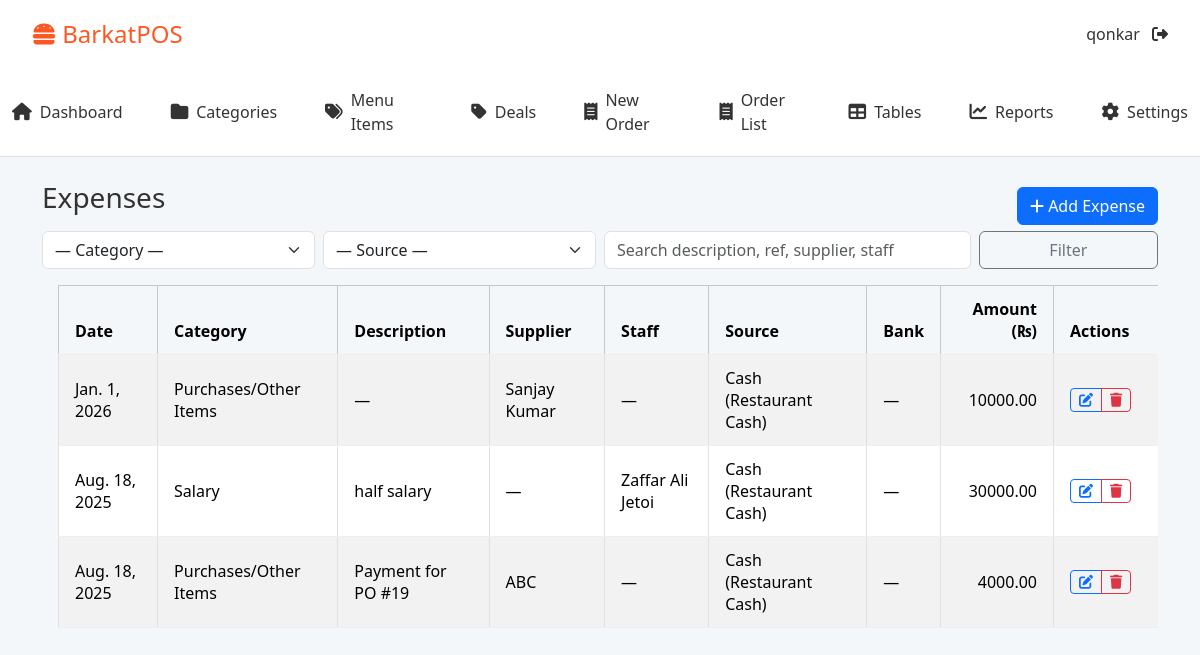
The page /expenses/ (signed in) on the database as committed earlier.
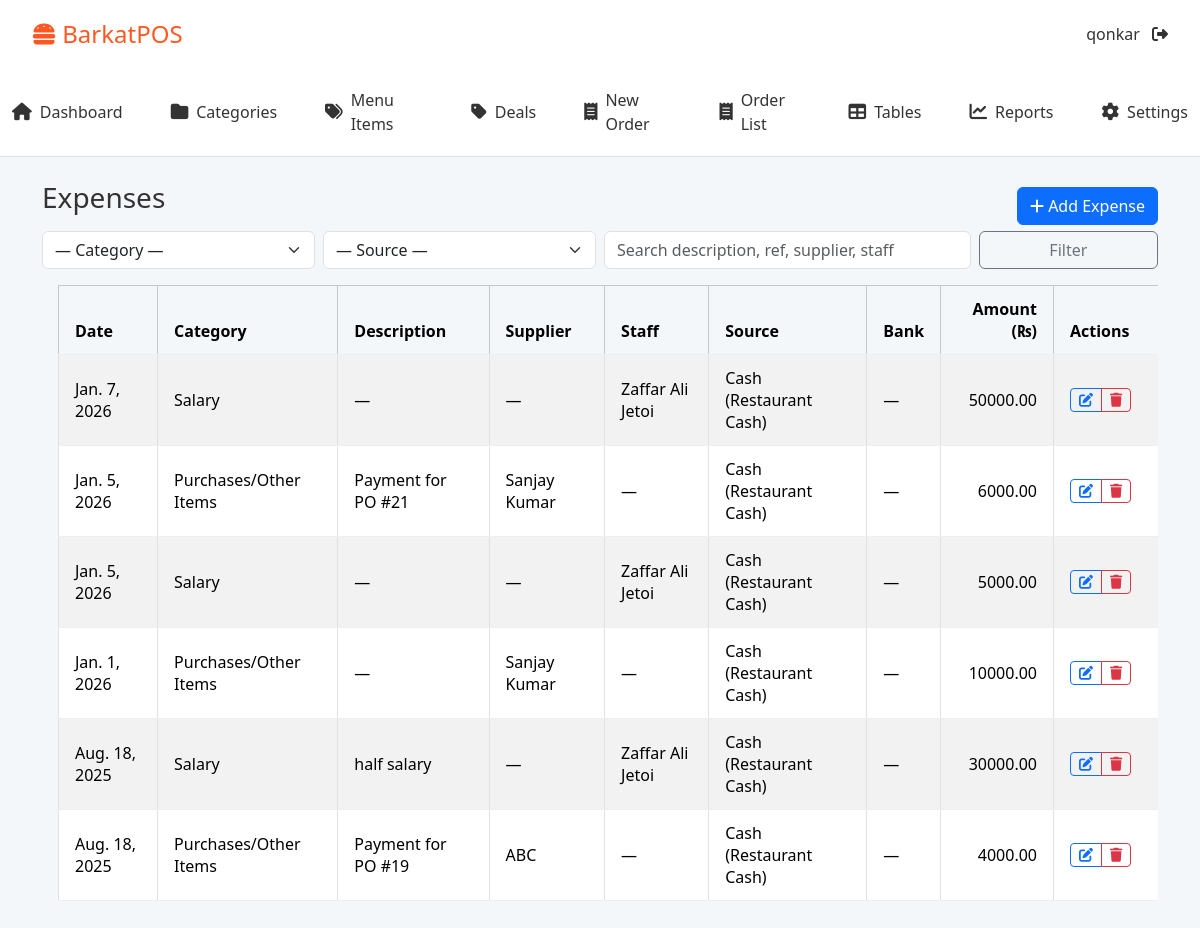
The same page on the database as committed later.
### core/models.py (models this page shows, shortened)
class User(AbstractUser):
    ROLE_CHOICES = [
        ('admin', 'Admin'),
        ('cashier', 'Cashier'),
        ('kitchen', 'Kitchen'),
    ]
    role = models.CharField(max_length=20, choices=ROLE_CHOICES, default='cashier')

class Expense(models.Model):
    PAYMENT_SOURCE = [
        ('cash', 'Cash (Restaurant Cash)'),
        ('bank', 'Bank Account'),
    ]
    date            = models.DateField(default=timezone.now)
    category        = models.CharField(max_length=20, choices=ExpenseCategory.choices)
    amount          = models.DecimalField(max_digits=12, decimal_places=2)
    description     = models.CharField(max_length=255, blank=True)
    reference       = models.CharField(max_length=100, blank=True)  # invoice/bill no (optional)
    attachment      = models.FileField(upload_to='expenses/', null=True, blank=True)
    supplier        = models.ForeignKey('Supplier', on_delete=models.SET_NULL, null=True, blank=True)
    staff           = models.ForeignKey('Staff', on_delete=models.SET_NULL, null=True, blank=True)
    payment_source  = models.CharField(max_length=10, choices=PAYMENT_SOURCE, default='cash')
    bank_account    = models.ForeignKey('BankAccount', on_delete=models.SET_NULL, null=True, blank=True)
    created_by      = models.ForeignKey(settings.AUTH_USER_MODEL, on_delete=models.PROTECT)
    created_at      = models.DateTimeField(auto_now_add=True, blank=True, null=True)
    updated_at      = models.DateTimeField(auto_now=True)
    cashflow        = models.OneToOneField('CashFlow', on_delete=models.SET_NULL, null=True, blank=True, related_name='linked_expense')
    purchase_order = models.ForeignKey('PurchaseOrder', on_delete=models.SET_NULL, null=True, blank=True, related_name='expenses')

class Supplier(models.Model):
    name = models.CharField(max_length=200, unique=True)
    contact_number = models.CharField(max_length=20, blank=True, null=True)
    email = models.EmailField(blank=True, null=True)
    address = models.TextField(blank=True, null=True)
    created_at = models.DateTimeField(auto_now_add=True)
    def __str__(self):
        return self.name

class Staff(models.Model):
    ROLE_CHOICES = [
        ('super_admin', 'Super Admin'),
        ('manager', 'Manager'),
        ('cashier', 'Cashier'),
        ('waiter', 'Waiter'),
        ('chef', 'Chef'),
        ('security_guard', 'Security Guard'),
        ('it_manager', 'IT Manager'),
        ('helper', 'Helper'),
        ('other', 'Other'),
    ]
    full_name = models.CharField(max_length=100)
    role = models.CharField(max_length=50, choices=ROLE_CHOICES, null=True, blank=True)
    phone = models.CharField(max_length=20, blank=True, null=True)
    cnic = models.CharField(max_length=25, blank=True, null=True)
    address = models.TextField(blank=True, null=True)
    has_software_access = models.BooleanField(default=False)
    user = models.ForeignKey(settings.AUTH_USER_MODEL, on_delete=models.CASCADE, null=True, blank=True)
    access_sales = models.BooleanField(default=False)
    access_inventory = models.BooleanField(default=False)
    access_accounts = models.BooleanField(default=False)
    joined_on = models.DateField(null=True, blank=True, help_text="Staff registry date")
    salary_start = models.DateField(null=True, blank=True, help_text="Salary starts from this date (month-wise)")
    monthly_salary = models.DecimalField(max_digits=12, decimal_places=2, default=0)
    def __str__(self):
        return self.full_name

### core/expenses.py (the view, shortened to what this page needs)
# urls.py: path('expenses/', ExpenseListView.as_view(), name='expense_list'),
class ExpenseListView(LoginRequiredMixin, ListView):
    model = Expense
    template_name = 'expenses/expense_list.html'
    context_object_name = 'expenses'
    paginate_by = 25
    ordering = ['-date', '-id']
    def get_queryset(self):
        qs = super().get_queryset().select_related('supplier', 'staff', 'bank_account', 'created_by')
        category = self.request.GET.get('category')
        src = self.request.GET.get('source')  # cash/bank
        q = self.request.GET.get('q')
        if category:
            qs = qs.filter(category=category)
        if src in ['cash', 'bank']:
            qs = qs.filter(payment_source=src)
        return qs

### core/templates/expenses/expense_list.html (shortened to what this page needs)
{% extends 'base.html' %}
{% block content %}
<div class="container mt-4">
  <div class="d-flex justify-content-between align-items-center">
    <h3 class="mb-3">Expenses</h3>
    <a href="{% url 'expense_create' %}" class="btn btn-primary">
      <i class="fa fa-plus"></i> Add Expense
    </a>
  </div>
  <form class="row g-2 mb-3" method="get">
    <div class="col-12 col-md-3">
      <select name="category" class="form-select">
        <option value="">— Category —</option>
      </select>
    </div>
    <div class="col-12 col-md-3">
      <select name="source" class="form-select">
        <option value="">— Source —</option>
      </select>
    </div>
    <div class="col-12 col-md-4">
      <input type="text" name="q" class="form-control" placeholder="Search description, ref, supplier, staff"
             value="{{ request.GET.q }}">
    </div>
    <div class="col-12 col-md-2 d-grid">
      <button class="btn btn-outline-secondary">Filter</button>
    </div>
  </form>
  <div class="table-responsive">
    <table class="table table-bordered table-striped align-middle">
      <thead class="table-light">
        <tr>
          <th>Date</th>
          <th>Category</th>
          <th>Description</th>
          <th>Supplier</th>
          <th>Staff</th>
          <th>Source</th>
          <th>Bank</th>
          <th class="text-end">Amount (₨)</th>
          <th style="width:120px;">Actions</th>
        </tr>
      </thead>
      <tbody>
        {% for e in expenses %}
          <tr>
            <td>{{ e.date }}</td>
            <td>{{ e.get_category_display }}</td>
            <td>
              {{ e.description|default:"—" }}
            </td>
            <td>{{ e.supplier|default:"—" }}</td>
            <td>{{ e.staff|default:"—" }}</td>
            <td>{{ e.get_payment_source_display }}</td>
            <td>{{ e.bank_account|default:"—" }}</td>
            <td class="text-end">{{ e.amount }}</td>
            <td>
              <div class="btn-group btn-group-sm">
                <a class="btn btn-outline-primary" href="{% url 'expense_update' e.pk %}"><i class="fa fa-edit"></i></a>
                <a class="btn btn-outline-danger" href="{% url 'expense_delete' e.pk %}"><i class="fa fa-trash"></i></a>
              </div>
            </td>
          </tr>
        {% empty %}
          <tr><td colspan="9" class="text-center py-4">No expenses found.</td></tr>
        {% endfor %}
      </tbody>
    </table>
  </div>
</div>
{% endblock %}

### core/templates/base.html (shortened to what this page needs)
{% load static %}
<html lang="en">
  <head>
    <link rel="stylesheet" href="https://cdnjs.cloudflare.com/ajax/libs/font-awesome/6.4.0/css/all.min.css" />
    <link
      href="https://cdn.jsdelivr.net/npm/bootstrap@5.3.3/dist/css/bootstrap.min.css"
      rel="stylesheet"
    />
    <link rel="stylesheet" href="{% static 'css/categories.css' %}" />
    <link rel="stylesheet" href="{% static 'css/menu_item.css' %}" />
    <link rel="stylesheet" href="{% static 'css/reports.css' %}" />
  </head>
  <body>
    <header class="topbar">
      <div class="logo"><i class="fa fa-hamburger"></i> BarkatPOS</div>
      <div class="user-menu">
        <span>{{ request.user.username }}</span>
        <a href="{% url 'logout' %}"><i class="fa fa-sign-out-alt"></i></a>
      </div>
    </header>
    <nav class="main-nav">
      <a href="{% url 'dashboard' %}" class="{% if request.resolver_match.url_name == 'dashboard' %}active{% endif %}"> <i class="fa fa-home"></i> Dashboard </a>
      <a href="{% url 'category_list' %}" class="{% if request.resolver_match.url_name == 'category_list' %}active{% endif %}"> <i class="fa fa-folder"></i> Categories </a>
      <a href="{% url 'menuitem_list' %}" class="{% if request.resolver_match.url_name == 'menuitem_list' %}active{% endif %}"> <i class="fa fa-tags"></i> Menu Items </a>
      <a href="{% url 'deal_list' %}" class="{% if request.resolver_match.url_name == 'deal_list' %}active{% endif %}"> <i class="fa fa-tag"></i> Deals </a>
      <a href="{% url 'order_create' %}" class="{% if request.resolver_match.url_name == 'order_create' %}active{% endif %}"> <i class="fa fa-receipt"></i> New Order </a>
      <a href="{% url 'order_list' %}" class="{% if request.resolver_match.url_name == 'order_list' %}active{% endif %}"> <i class="fa fa-receipt"></i> Order List </a>
      <a href="/tables/" class="{% if request.resolver_match.url_name == 'table_list' %}active{% endif %}"> <i class="fa fa-table"></i> Tables </a>
      <a href="/reports/" class="{% if request.resolver_match.url_name == 'reports' %}active{% endif %}"> <i class="fa fa-chart-line"></i> Reports </a>
      <a href="{% url 'configuration' %}" class="{% if request.resolver_match.url_name == 'configuration' %}active{% endif %}">
          <i class="fa fa-cog"></i> Settings
      </a>
    </nav>
    <main>{% block content %}{% endblock %}</main>
  </body>
</html>

### core/static/css/categories.css (style rules this page uses)
.table { width: 100%; border-collapse: collapse; margin: 0 var(--space-md) var(--space-xl); background: #fff; box-shadow: var(--shadow-sm); }
.table th, .table td { padding: var(--space-sm) var(--space-md); text-align: left; border-bottom: 1px solid #eee; }
.table th { background: var(--color-bg); font-weight: 600; }
.table tbody tr:nth-child(even) { background: #fafafa; }

### core/static/css/reports.css (style rules this page uses)
.table { width: 100%; border-collapse: collapse; }
.table th, .table td { padding: var(--space-sm) var(--space-md); border-bottom: 1px solid #eee; }

### core/templates/base.html (style rules this page uses)
:root { --color-primary: #ff5722; --color-primary-dark: #e64a19; --color-bg: #f4f7fa; --color-text: #333; --color-success-bg: #e6ffed; --color-success-border: #27ae60; --color-success-text: #27ae60; --color-error-bg: #ffe6e6; --color-error-border: #e74c3c; --color-error-text: #e74c3c; --space-xxs: 0.25rem; --space-xs: 0.5rem; --space-sm: 0.75rem; --space-md: 1rem; --space-lg: 1.5rem; --space-xl: 2rem; --font-family: "Segoe UI", sans-serif; --font-size-base: 1rem; --font-size-sm: 0.875rem; --border-radius-sm: 0.25rem; --border-radius: 0.5rem; --border-radius-lg: 0.75rem; --box-shadow-sm: 0 2px 5px rgba(0, 0, 0, 0.05); --box-shadow-md: 0 2px 10px rgba(0, 0, 0, 0.1); --box-shadow-lg: 0 4px 20px rgba(0, 0, 0, 0.1); }
* { margin: 0; padding: 0; box-sizing: border-box; }
body { font-family: var(--font-family); background: var(--color-bg); color: var(--color-text); }
a { text-decoration: none; color: inherit; }
.topbar { background: #fff; padding: var(--space-md) var(--space-xl); display: flex; justify-content: space-between; align-items: center; box-shadow: var(--box-shadow-sm); }
.topbar .logo { font-size: 1.5rem; color: var(--color-primary); }
.topbar .user-menu a { margin-left: var(--space-xs); }
.main-nav { background: #fff; display: flex; justify-content: center; gap: var(--space-lg); padding: var(--space-sm) 0; box-shadow: var(--shadow-sm); border-bottom: 1px solid #e0e0e0; }
.main-nav a { display: inline-flex; align-items: center; font-size: var(--font-size-base); color: var(--color-text); padding: var(--space-xs) var(--space-sm); border-radius: var(--radius-sm); transition: background 0.2s, color 0.2s; }
.main-nav a i { margin-right: var(--space-xs); font-size: 1.1rem; }

Rows that differ between the two databases and show on the page:
added Expense: date "Jan. 7, 2026", category "Salary", description "—", supplier "—", staff "Zaffar Ali Jetoi", payment_source "Cash (Restaurant Cash)", bank_account "—", amount "50000.00"
added Expense: date "Jan. 5, 2026", category "Purchases/Other Items", description "Payment for PO #21", supplier "Sanjay Kumar", staff "—", payment_source "Cash (Restaurant Cash)", bank_account "—", amount "6000.00"
added Expense: date "Jan. 5, 2026", category "Salary", description "—", supplier "—", staff "Zaffar Ali Jetoi", payment_source "Cash (Restaurant Cash)", bank_account "—", amount "5000.00"
